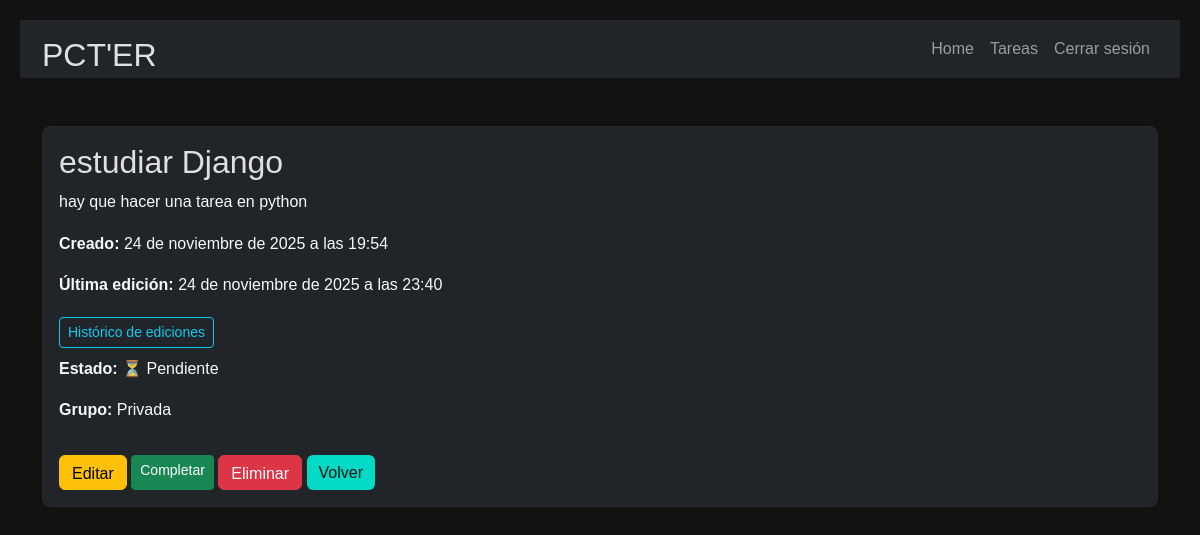
Page /todoer/1/ (signed in) on the earlier database version.
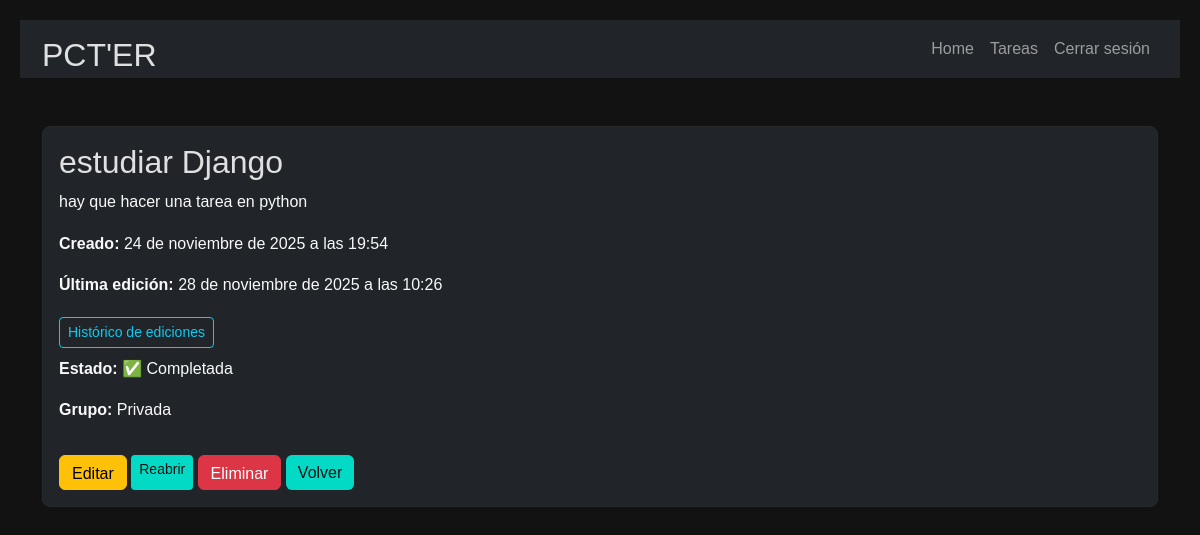
Same page on the later database version.
### todoer/models.py (models this page shows, shortened)
class Task(models.Model):
    title = models.CharField(max_length=200)
    description = models.TextField(blank=True)
    completed = models.BooleanField(default=False)
    owner = models.ForeignKey(User, on_delete=models.CASCADE, related_name="tasks")
    group = models.ForeignKey(Group, on_delete=models.CASCADE, null=True, blank=True, related_name="tasks")
    created_at = models.DateTimeField(auto_now_add=True)
    updated_at = models.DateTimeField(auto_now=True)  # 👈 cuándo se modificó
    last_edited_by = models.ForeignKey(
        User,
        on_delete=models.SET_NULL,
        null=True,
        blank=True,
        related_name="edited_tasks"  # 👈 quién lo modificó
    )
    def can_view(self, user: User) -> bool:
        if self.group:
            return user in self.group.user_set.all()
        return user == self.owner

### todoer/views.py (the view)
# urls.py: path("<int:task_id>/", views.task_detail, name="task_detail"),
def task_detail(request, task_id):
    task = get_object_or_404(Task, id=task_id)
    content_type = ContentType.objects.get_for_model(Task)
    history = LogEntry.objects.filter(
        content_type=content_type,
        object_id=task.id
    ).order_by("-action_time")
    if not task.can_view(request.user):
        return redirect("todoer:task_list")
    for entry in history:
        try:
            entry.parsed_message = json.loads(entry.change_message)
        except Exception:
            entry.parsed_message = entry.change_message
    return render(request, "todoer/task_detail.html", {
        "task": task,
        "history": history
        })

### todoer/templates/todoer/task_detail.html (shortened to what this page needs)
{% extends 'todoer/layouts/base.html' %}
{% block content %}
<main class="container py-5">
    <section class="card card-body bg-dark text-light">
        <h2>{{ task.title }}</h2>
        <p>{{ task.description }}</p>
        <p><strong>Creado:</strong> {{ task.created_at }}</p>
        <p><strong>Última edición:</strong> {{ task.updated_at }}</p>
        <h3>
            <button class="btn btn-outline-info btn-sm" type="button" data-bs-toggle="collapse"
                data-bs-target="#historyCollapse" aria-expanded="false" aria-controls="historyCollapse">
                Histórico de ediciones
            </button>
        </h3>
        <p><strong>Estado:</strong>
            {% if task.completed %} ✅ Completada {% else %} ⏳ Pendiente {% endif %}
        </p>
        <p><strong>Grupo:</strong>
            {% if task.group %} {{ task.group.name }} {% else %} Privada {% endif %}
        </p>
        <div class="mt-3">
            <a href="{% url 'todoer:edit_task' task.id %}" class="btn btn-warning">Editar</a>
            <a href="{% url 'todoer:toggle_task_completed' task.id %}"
                class="btn btn-sm {% if task.completed %}btn-secondary{% else %}btn-success{% endif %}">
                {% if task.completed %}Reabrir{% else %}Completar{% endif %}
            </a>
            <a href="{% url 'todoer:delete_task' task.id %}" class="btn btn-danger"
                onclick="return confirm('¿Seguro que deseas eliminar esta tarea?');">
                Eliminar
            </a>
            <a href="{% url 'todoer:task_list' %}" class="btn btn-secondary">Volver</a>
        </div>
    </section>
</main>
{% endblock %}

### todoer/templates/todoer/layouts/base.html (shortened to what this page needs)
{% load static %}
<!DOCTYPE html>
<html lang="es">
<head>
    <link rel="stylesheet" href="https://cdn.jsdelivr.net/npm/bootstrap@5.3.3/dist/css/bootstrap.min.css">
    <link rel="stylesheet" href="https://cdn.jsdelivr.net/npm/choices.js/public/assets/styles/choices.min.css">
    <link rel="stylesheet" href="{% static 'css/style.css' %}">
</head>
<body>
    <nav class="navbar navbar-expand-lg bg-dark navbar-dark">
        <div class="container ">
          <a  class="navbar-brand" href="/"><h2>PCT'ER</h2></a>
          <div class="collapse navbar-collapse" id="navbarNav">
            <ul class="navbar-nav ms-auto ">
              <li class="nav-item">
                <a class="nav-link " aria-current="page" href="/">Home</a>
              </li>
              {% if user.is_authenticated %}
              <li class="nav-item">
                <a class="nav-link" href="/todoer">Tareas</a>
              </li>
              <li class="nav-item">
                  <a class="nav-link" href="/logout">Cerrar sesión</a>
              </li>
              {% endif %}
            </ul>
          </div>
        </div>
      </nav>
    {% block content %}
    {% endblock %}
</body>
</html>

### loger/static/css/style.css (style rules this page uses)
* { margin: 0; padding: 0; box-sizing: border-box; }
body { background-color: #121212; color: #E0E0E0; font-family: 'Arial', sans-serif; line-height: 1.6; padding: 20px; }
a { color: #bb86fc; text-decoration: none; }
div > a { height: 35px; }
button { background-color: #1f1f1f; color: #E0E0E0; border: 1px solid #bb86fc; padding: 10px 15px; cursor: pointer; transition: background 0.3s; }
body { background-color: #121212; color: #E0E0E0; font-family: 'Arial', sans-serif; }
.card { background-color: #1E1E1E; border: 1px solid #292929; color: #B0B0B0; border-radius: 8px; transition: transform 0.3s ease, box-shadow 0.3s ease; }
h1, h2, h3 { color: #E0E0E0; }
.btn-secondary { background-color: #03DAC5; color: #121212; border: none; }

Differences in the rows shown:
changed Task "estudiar Django": updated_at "24 de noviembre de 2025 a las 23:40" → "28 de noviembre de 2025 a las 10:26"; completed False → True (drawn)
Other differences:
text no longer shown: "⏳ Pendiente Completar"
text now shown: "✅ Completada Reabrir"
